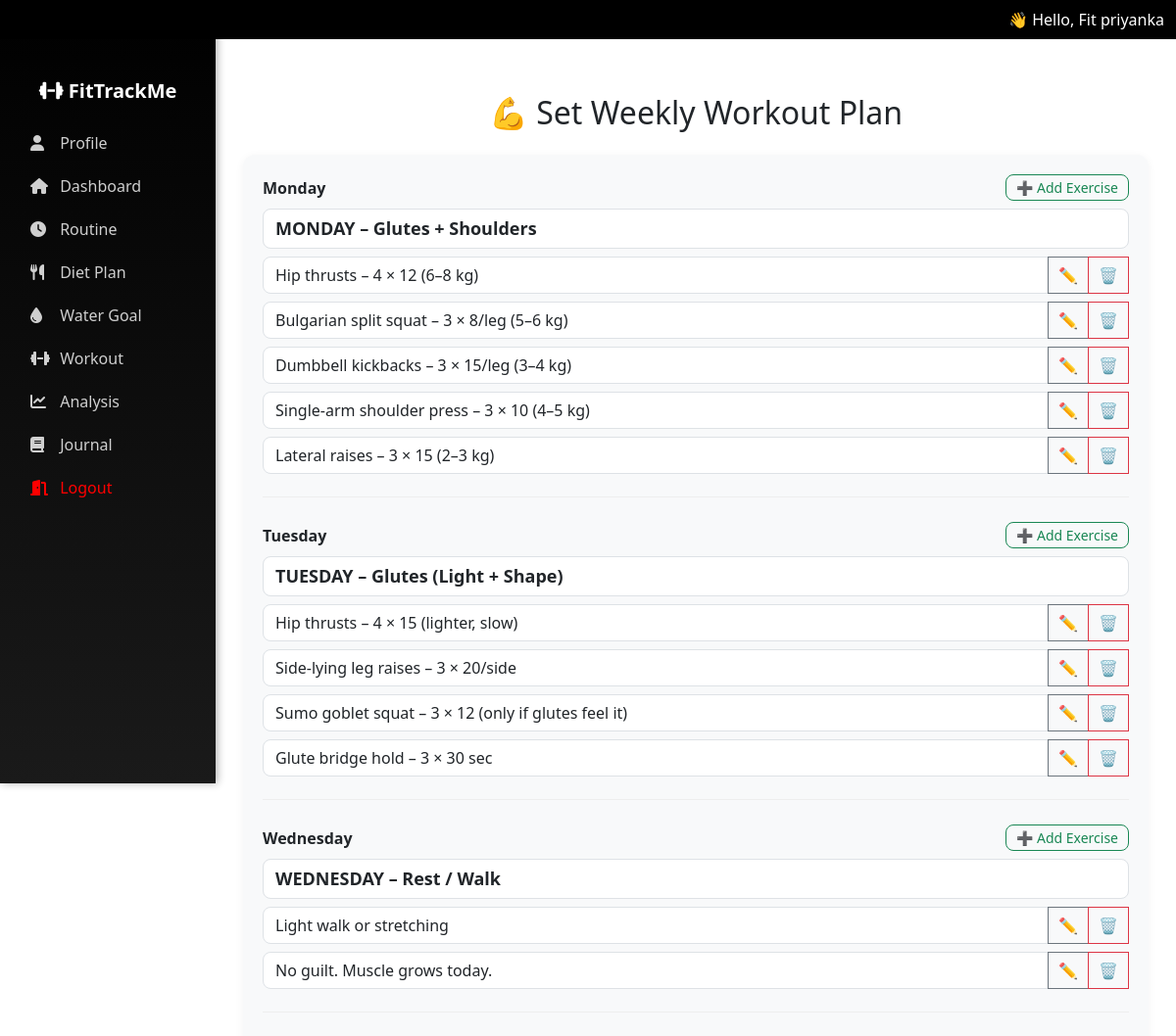
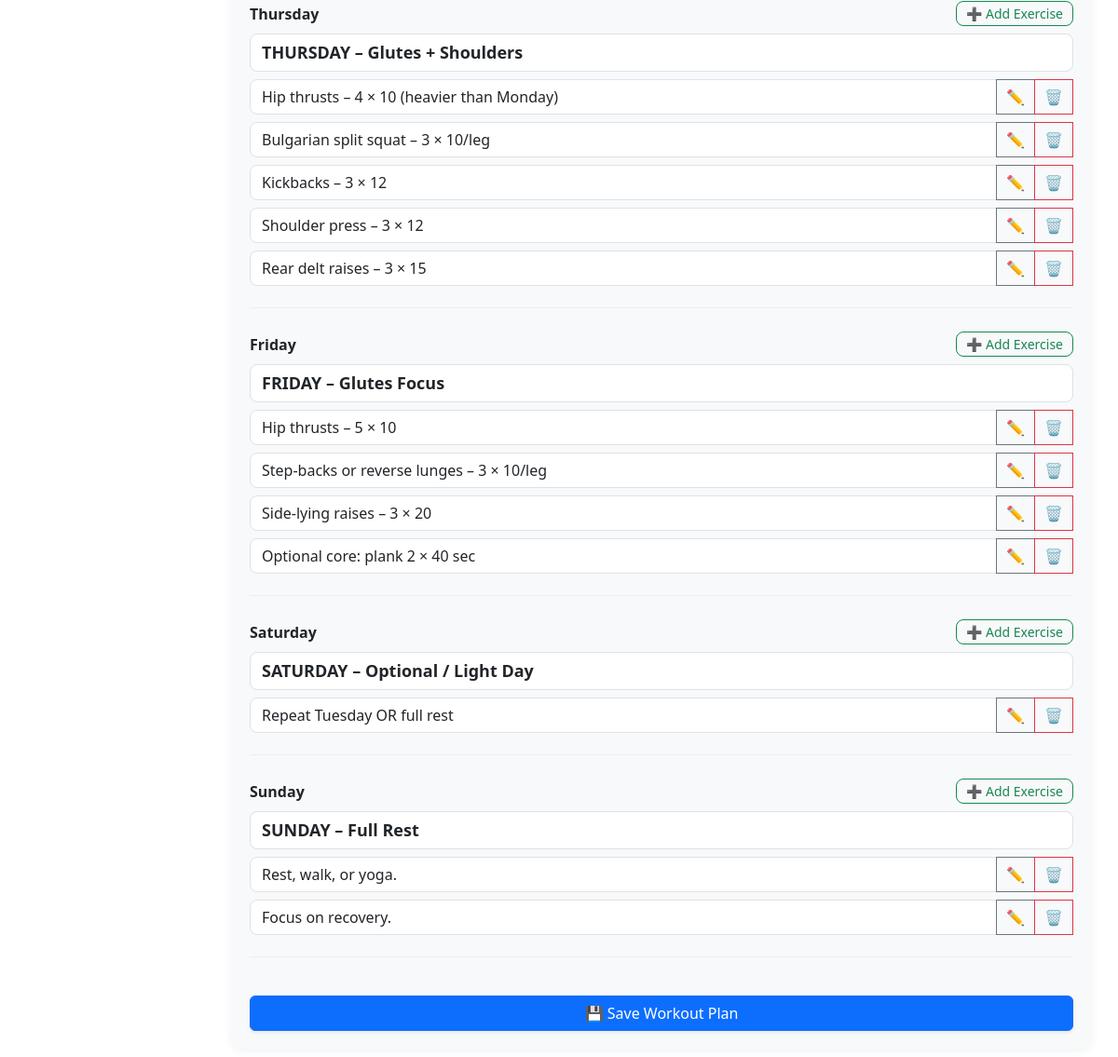
/fit/workout-setup/ (signed in), run on the app's committed database (2 pictures, top to bottom).
### fit/models.py (models this page shows, shortened)
class UserProfile(models.Model):
    user = models.OneToOneField(User, on_delete=models.CASCADE)
    full_name = models.CharField(max_length=100, blank=True)
    age = models.PositiveIntegerField(null=True, blank=True)
    sex = models.CharField(max_length=10, choices=[('male', 'Male'), ('female', 'Female')], blank=True)
    height_cm = models.FloatField(null=True, blank=True)
    current_weight = models.FloatField(null=True, blank=True)

class WorkoutPlan(models.Model):
    user = models.ForeignKey(User, on_delete=models.CASCADE)
    day = models.CharField(max_length=10, choices=DAYS_OF_WEEK)
    title = models.CharField(max_length=100, blank=True, null=True)
    exercises = models.TextField()

### fit/views.py (the view, shortened to what this page needs)
# urls.py: path('workout-setup/', views.workout_setup, name='workout_setup'),
@login_required
def workout_setup(request):
    profile = UserProfile.objects.filter(user=request.user).first()
    if not profile or not profile.height_cm or not profile.current_weight:
        messages.info(request, "Complete your profile first.")
        return redirect('profile')
    weekdays = ["Monday", "Tuesday", "Wednesday", "Thursday", "Friday", "Saturday", "Sunday"]
    existing = WorkoutPlan.objects.filter(user=request.user)
    existing_data = []
    for day in weekdays:
        record = next((e for e in existing if e.day == day), None)
        title = record.title if record else ''
        exercises = [e.strip() for e in (record.exercises.splitlines() if record else []) if e.strip()]
        existing_data.append((day, title, exercises))
    return render(request, 'workout_setup.html', {
        'workout_data': existing_data
    })

### fit/context_processors.py (called while the page is built)
def user_profile(request):
    if request.user.is_authenticated:
        try:
            profile = UserProfile.objects.get(user=request.user)
            return {'user_full_name': profile.full_name}
        except UserProfile.DoesNotExist:
            return {'user_full_name': request.user.username}
    return {}

### fit/templatetags/custom_filters.py (called while the page is built)
@register.filter
def first_name(value):
    if not value:
        return ""
    parts = value.strip().split()
    if parts[0].lower().replace('.', '') in ['mr', 'mrs', 'ms', 'dr']:
        return parts[1] if len(parts) > 1 else parts[0]
    return parts[0]

### fit/templates/workout_setup.html (shortened to what this page needs)
{% extends "base.html" %}
{% block content %}
<div class="container mt-4 mb-5">
  <h2 class="text-center mb-4">💪 Set Weekly Workout Plan</h2>
  <div class="workout-card">
    <form method="post" id="workout-form">
      {% for day, title, exercises in workout_data %}
        <div class="day-section">
          <label class="form-label d-flex justify-content-between align-items-center">
            <span>{{ day }}</span>
            <button type="button" class="btn btn-sm btn-outline-success" onclick="addExerciseField('{{ day }}')">➕ Add Exercise</button>
          </label>
          <div class="mb-2">
            <input type="text" style="font-weight: 600;font-size: large;" name="{{ day|slugify }}_title" value="{{ title }}"
                   placeholder="e.g. Glute Growth Focus" class="form-control mb-2" />
          </div>
          <div id="{{ day|slugify }}-container">
            {% for exercise in exercises %}
              <div class="input-group mb-2 animate__animated animate__fadeIn">
                <input type="text" name="{{ day|slugify }}" class="form-control" value="{{ exercise }}" readonly>
                <button type="button" class="btn btn-outline-secondary edit-exercise-btn" title="Edit"
                        data-day="{{ day }}" data-original="{{ exercise }}">✏️</button>
                <button type="button" class="btn btn-outline-danger delete-exercise-btn"
                        data-day="{{ day }}" data-exercise="{{ exercise }}">🗑</button>
              </div>
            {% endfor %}
          </div>
        </div>
      {% endfor %}
      <button type="submit" class="btn btn-primary w-100 mt-3 shadow-sm">💾 Save Workout Plan</button>
    </form>
  </div>
</div>
<link rel="stylesheet" href="https://cdnjs.cloudflare.com/ajax/libs/animate.css/4.1.1/animate.min.css"/>
{% endblock %}

### fit/templates/base.html (shortened to what this page needs)
{% load custom_filters %}
<!DOCTYPE html>
<html lang="en">
<head>
  <link href="https://cdn.jsdelivr.net/npm/bootstrap@5.3.0/dist/css/bootstrap.min.css" rel="stylesheet"/>
  <link rel="stylesheet" href="https://cdnjs.cloudflare.com/ajax/libs/font-awesome/6.4.0/css/all.min.css">
</head>
<body>
 {% if user.is_authenticated %}
<nav class="navbar navbar-expand-lg navbar-dark fixed-top" style="background-color: rgb(0 0 0) !important;">
  <div class="container-fluid">
    <div class="text-white ms-auto d-none d-lg-block">
    👋 Hello, Fit {{ user_full_name|first_name|default:request.user.username }}
    </div>
  </div>
</nav>
{% endif %}
{% if user.is_authenticated %}
<div class="sidebar collapse d-lg-block" id="sidebarMenu">
  <ul class="nav flex-column px-3">
    <li class="nav-item mb-3 text-center text-white fw-bold fs-5 mt-2">
      <i class="fa-solid fa-dumbbell"></i> FitTrackMe
    </li>
    <li class="nav-item"><a class="nav-link" href="{% url 'profile' %}"><i class="fa-solid fa-user"></i> Profile</a></li>
    <li class="nav-item"><a class="nav-link" href="{% url 'dashboard' %}"><i class="fa-solid fa-house"></i> Dashboard</a></li>
    <li class="nav-item"><a class="nav-link" href="{% url 'routine_setup' %}"><i class="fa-solid fa-clock"></i> Routine</a></li>
    <li class="nav-item"><a class="nav-link" href="{% url 'diet_setup' %}"><i class="fa-solid fa-utensils"></i> Diet Plan</a></li>
    <li class="nav-item"><a class="nav-link" href="{% url 'water_setup' %}"><i class="fa-solid fa-droplet"></i> Water Goal</a></li>
    <li class="nav-item"><a class="nav-link" href="{% url 'workout_setup' %}"><i class="fa-solid fa-dumbbell"></i> Workout</a></li>
    <li class="nav-item"><a class="nav-link" href="{% url 'analysis' %}"><i class="fa-solid fa-chart-line"></i> Analysis</a></li>
    <li class="nav-item"><a class="nav-link" href="{% url 'journal_view' %}"><i class="fa-solid fa-book"></i> Journal</a></li>
    <li class="nav-item">
      <form method="post" action="{% url 'logout' %}" style="margin: 0;">
        <button type="submit" class="nav-link logout-link w-100 text-start" style="color: red;">
          <i class="fa-solid fa-door-open" ></i> Logout
        </button>
      </form>
    </li>
  </ul>
</div>
{% endif %}
<div class="content">
  {% block content %}{% endblock %}
</div>
</body>
</html>

### fit/templates/base.html (style rules this page uses)
body { padding-top: 56px; }
.sidebar { height: 100vh; position: fixed; left: 0; top: 0; background: linear-gradient(180deg, #000000, #1a1a1a); width: 220px; padding-top: 70px; box-shadow: 2px 0 8px rgba(0, 0, 0, 0.3); }
.sidebar .nav-link { color: #cfcfcf; font-weight: 500; padding: 10px 15px; border-radius: 8px; transition: all 0.3s ease; }
.sidebar .nav-link i { margin-right: 8px; width: 18px; }
.content { margin-left: 220px; padding: 1rem; }

### fit/templates/workout_setup.html (style rules this page uses)
.workout-card { background: #f8f9fa; border-radius: 12px; padding: 20px; box-shadow: 0 2px 10px rgba(0,0,0,0.05); transition: all 0.3s ease; }
.form-label { font-weight: 600; }
.btn-outline-success, .btn-outline-danger, .btn-outline-secondary { border-radius: 8px; padding: 2px 10px; }
input.form-control { border-radius: 8px; }
.day-section { margin-bottom: 25px; padding-bottom: 15px; border-bottom: 1px solid #eee; }
.input-group .form-control { border-radius: 8px 0 0 8px; }
.input-group button { border-radius: 0; }

### data on the page
UserProfile: full_name.username "priyanka"
WorkoutPlan: day "Monday", title "MONDAY – Glutes + Shoulders", exercises "Hip thrusts – 4 × 12 (6–8 kg)" "Bulgarian split squat – 3 × 8/leg (5–6 kg)" "Dumbbell kickbacks – 3 × 15/leg (3–4 kg)" "Single-arm shoulder press – 3 × 10 (4–5 kg)" "Lateral raises – 3 × 15 (2–3 kg)"
WorkoutPlan: day "Tuesday", title "TUESDAY – Glutes (Light + Shape)", exercises "Hip thrusts – 4 × 15 (lighter, slow)" "Side-lying leg raises – 3 × 20/side" "Sumo goblet squat – 3 × 12 (only if glutes feel it)" "Glute bridge hold – 3 × 30 sec"
WorkoutPlan: day "Wednesday", title "WEDNESDAY – Rest / Walk", exercises "Light walk or stretching" "No guilt. Muscle grows today."
WorkoutPlan: day "Thursday", title "THURSDAY – Glutes + Shoulders", exercises "Hip thrusts – 4 × 10 (heavier than Monday)" "Bulgarian split squat – 3 × 10/leg" "Kickbacks – 3 × 12" "Shoulder press – 3 × 12" "Rear delt raises – 3 × 15"
WorkoutPlan: day "Friday", title "FRIDAY – Glutes Focus", exercises "Hip thrusts – 5 × 10" "Step-backs or reverse lunges – 3 × 10/leg" "Side-lying raises – 3 × 20" "Optional core: plank 2 × 40 sec"
WorkoutPlan: day "Saturday", title "SATURDAY – Optional / Light Day", exercises "Repeat Tuesday OR full rest"
WorkoutPlan: day "Sunday", title "SUNDAY – Full Rest", exercises "Rest, walk, or yoga." "Focus on recovery."
